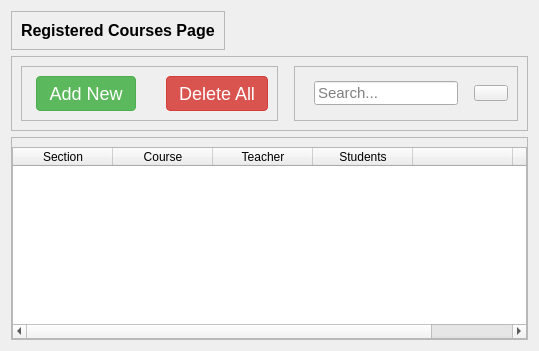
            <widget class="QWidget" name="registered_courses_page">
             <layout class="QVBoxLayout" name="verticalLayout_9">
              <item alignment="Qt::AlignLeft|Qt::AlignTop">
               <widget class="QFrame" name="frame_27">
                <property name="frameShape">
                 <enum>QFrame::StyledPanel</enum>
                </property>
                <property name="frameShadow">
                 <enum>QFrame::Raised</enum>
                </property>
                <layout class="QHBoxLayout" name="horizontalLayout_27">
                 <property name="spacing">
                  <number>6</number>
                 </property>
                 <property name="leftMargin">
                  <number>9</number>
                 </property>
                 <property name="topMargin">
                  <number>9</number>
                 </property>
                 <property name="rightMargin">
                  <number>9</number>
                 </property>
                 <property name="bottomMargin">
                  <number>9</number>
                 </property>
                 <item alignment="Qt::AlignLeft|Qt::AlignTop">
                  <widget class="QLabel" name="label_7">
                   <property name="font">
                    <font>
                     <family>Arial</family>
                     <pointsize>12</pointsize>
                     <weight>75</weight>
                     <bold>true</bold>
                    </font>
                   </property>
                   <property name="text">
                    <string>Registered Courses Page</string>
                   </property>
                  </widget>
                 </item>
                </layout>
               </widget>
              </item>
              <item alignment="Qt::AlignTop">
               <widget class="QFrame" name="frame_28">
                <property name="font">
                 <font>
                  <family>Arial</family>
                 </font>
                </property>
                <property name="frameShape">
                 <enum>QFrame::StyledPanel</enum>
                </property>
                <property name="frameShadow">
                 <enum>QFrame::Raised</enum>
                </property>
                <layout class="QHBoxLayout" name="horizontalLayout_28">
                 <property name="spacing">
                  <number>6</number>
                 </property>
                 <property name="leftMargin">
                  <number>9</number>
                 </property>
                 <property name="topMargin">
                  <number>9</number>
                 </property>
                 <property name="rightMargin">
                  <number>9</number>
                 </property>
                 <property name="bottomMargin">
                  <number>9</number>
                 </property>
                 <item alignment="Qt::AlignLeft">
                  <widget class="QFrame" name="frame_30">
                   <property name="styleSheet">
                    <string notr="true">QPushButton
{
margin-left: 5px;
}</string>
                   </property>
                   <property name="frameShape">
                    <enum>QFrame::StyledPanel</enum>
                   </property>
                   <property name="frameShadow">
                    <enum>QFrame::Raised</enum>
                   </property>
                   <layout class="QHBoxLayout" name="horizontalLayout_29">
                    <property name="spacing">
                     <number>25</number>
                    </property>
                    <property name="leftMargin">
                     <number>9</number>
                    </property>
                    <property name="topMargin">
                     <number>9</number>
                    </property>
                    <property name="rightMargin">
                     <number>9</number>
                    </property>
                    <property name="bottomMargin">
                     <number>9</number>
                    </property>
                    <item>
                     <widget class="QPushButton" name="add_registered_button">
                      <property name="styleSheet">
                       <string notr="true">QPushButton
{
 display: inline-block;
  padding: 6px 12px;
  margin-bottom: 0;
  font-size: 18px;
  font-weight: normal;
  line-height: 1.42857143;
  text-align: center;
  white-space: nowrap;
  vertical-align: middle;
  -ms-touch-action: manipulation;
      touch-action: manipulation;
  cursor: pointer;
  -webkit-user-select: none;
     -moz-user-select: none;
      -ms-user-select: none;
          user-select: none;
  background-image: none;
  border: 1px solid transparent;
  border-radius: 4px;
color: #fff; 
background-color: #5cb85c;
  border-color: #4cae4c;
}


:hover
{
 color: #fff;
  background-color: #449d44;
  border-color: #398439;
}
</string>
                      </property>
                      <property name="text">
                       <string>Add New</string>
                      </property>
                      <property name="icon">
                       <iconset resource="icons.qrc">
                        <normaloff>:/icons/icons/icons8-add-48.png</normaloff>:/icons/icons/icons8-add-48.png</iconset>
                      </property>
                      <property name="iconSize">
                       <size>
                        <width>24</width>
                        <height>24</height>
                       </size>
                      </property>
                     </widget>
                    </item>
                    <item>
                     <widget class="QPushButton" name="delete_all_registered_button">
                      <property name="styleSheet">
                       <string notr="true">QPushButton
{
 display: inline-block;
  padding: 6px 12px;
  margin-bottom: 0;
  font-size: 18px;
  font-weight: normal;
  line-height: 1.42857143;
  text-align: center;
  white-space: nowrap;
  vertical-align: middle;
  -ms-touch-action: manipulation;
      touch-action: manipulation;
  cursor: pointer;
  -webkit-user-select: none;
     -moz-user-select: none;
      -ms-user-select: none;
          user-select: none;
  background-image: none;
  border: 1px solid transparent;
  border-radius: 4px;
color: #fff; 
background-color: #5cb85c;
  border-color: #4cae4c;
}
QPushButton
{
color: #fff;
  background-color: #d9534f;
  border-color: #d43f3a;

}


:hover
{
 color: #fff;
  background-color: #c9302c;
  border-color: #ac2925;
}</string>
                      </property>
                      <property name="text">
                       <string>Delete All</string>
                      </property>
                      <property name="icon">
                       <iconset resource="icons.qrc">
                        <normaloff>:/icons/icons/delete_icon_red.png</normaloff>:/icons/icons/delete_icon_red.png</iconset>
                      </property>
                      <property name="iconSize">
                       <size>
                        <width>24</width>
                        <height>24</height>
                       </size>
                      </property>
                     </widget>
                    </item>
                   </layout>
                  </widget>
                 </item>
                 <item alignment="Qt::AlignRight">
                  <widget class="QFrame" name="frame_31">
                   <property name="styleSheet">
                    <string notr="true">margin-left: 10px;</string>
                   </property>
                   <property name="frameShape">
                    <enum>QFrame::StyledPanel</enum>
                   </property>
                   <property name="frameShadow">
                    <enum>QFrame::Raised</enum>
                   </property>
                   <layout class="QHBoxLayout" name="horizontalLayout_30">
                    <item alignment="Qt::AlignRight">
                     <widget class="QLineEdit" name="registered_search_text">
                      <property name="font">
                       <font>
                        <family>Arial</family>
                        <pointsize>11</pointsize>
                       </font>
                      </property>
                      <property name="styleSheet">
                       <string notr="true">border-bottom: 1px solid;
padding: 1px;</string>
                      </property>
                      <property name="placeholderText">
                       <string>Search...</string>
                      </property>
                     </widget>
                    </item>
                    <item alignment="Qt::AlignRight">
                     <widget class="QPushButton" name="pushButton_7">
                      <property name="text">
                       <string/>
                      </property>
                      <property name="icon">
                       <iconset resource="icons.qrc">
                        <normaloff>:/icons/icons/icons8-search-50.png</normaloff>:/icons/icons/icons8-search-50.png</iconset>
                      </property>
                      <property name="iconSize">
                       <size>
                        <width>24</width>
                        <height>24</height>
                       </size>
                      </property>
                     </widget>
                    </item>
                   </layout>
                  </widget>
                 </item>
                </layout>
               </widget>
              </item>
              <item>
               <widget class="QFrame" name="frame_29">
                <property name="frameShape">
                 <enum>QFrame::StyledPanel</enum>
                </property>
                <property name="frameShadow">
                 <enum>QFrame::Raised</enum>
                </property>
                <layout class="QHBoxLayout" name="horizontalLayout_31">
                 <property name="leftMargin">
                  <number>0</number>
                 </property>
                 <property name="topMargin">
                  <number>9</number>
                 </property>
                 <property name="rightMargin">
                  <number>0</number>
                 </property>
                 <property name="bottomMargin">
                  <number>0</number>
                 </property>
                 <item>
                  <widget class="QTableWidget" name="registered_table">
                   <property name="editTriggers">
                    <set>QAbstractItemView::NoEditTriggers</set>
                   </property>
                   <property name="alternatingRowColors">
                    <bool>true</bool>
                   </property>
                   <property name="sortingEnabled">
                    <bool>true</bool>
                   </property>
                   <attribute name="horizontalHeaderShowSortIndicator" stdset="0">
                    <bool>true</bool>
                   </attribute>
                   <attribute name="horizontalHeaderStretchLastSection">
                    <bool>false</bool>
                   </attribute>
                   <attribute name="verticalHeaderVisible">
                    <bool>true</bool>
                   </attribute>
                   <attribute name="verticalHeaderShowSortIndicator" stdset="0">
                    <bool>false</bool>
                   </attribute>
                   <attribute name="verticalHeaderStretchLastSection">
                    <bool>false</bool>
                   </attribute>
                   <column>
                    <property name="text">
                     <string>Section</string>
                    </property>
                   </column>
                   <column>
                    <property name="text">
                     <string>Course</string>
                    </property>
                   </column>
                   <column>
                    <property name="text">
                     <string>Teacher</string>
                    </property>
                   </column>
                   <column>
                    <property name="text">
                     <string>Students</string>
                    </property>
                   </column>
                   <column>
                    <property name="text">
                     <string/>
                    </property>
                   </column>
                   <column>
                    <property name="text">
                     <string/>
                    </property>
                   </column>
                  </widget>
                 </item>
                </layout>
               </widget>
              </item>
             </layout>
            </widget>
